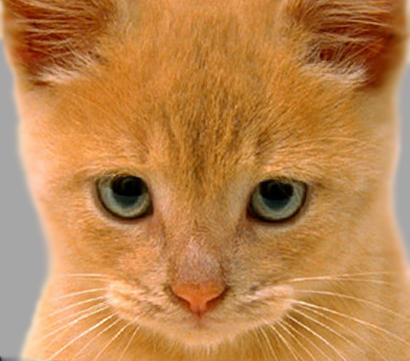
#> input picture PS1/cat.bmp, 410 x 361 px
$ python PS1Q5.py
#> lines starting #> are read from the running program, lines starting #| are printed output that depends on the picture
import numpy as np
import matplotlib.pyplot as plt
import cv2
from skimage import color, io
from scipy.ndimage import convolve, gaussian_filter


class Prob5():
    def __init__(self):
        """Load input color images cat.bmp and dog.bmp here as class variables self.cat and self.dog.
        Convert them to contain floating point values between 0 and 1 instead of integer values between 0 and 255."""

        self.cat = None
        self.dog = None

        self.identity_filter = np.asarray([[0, 0, 0], [0, 1, 0], [0, 0, 0]])
        self.blur_filter = np.ones((3,3)) / 9.
        self.sobel_filter = np.asarray([[-1, 0, 1], [-2, 0, 2], [-1, 0, 1]])
        self.laplacian_filter = np.asarray([[0, 1, 0], [1, -4, 1], [0, 1, 0]])
        self.gaussian_filter = self.get_gaussian_filter()

        ###### START CODE HERE ######

        self.cat = (io.imread('cat.bmp').astype(float)/255).astype(float)
        self.dog = (io.imread('dog.bmp').astype(float)/255).astype(float)
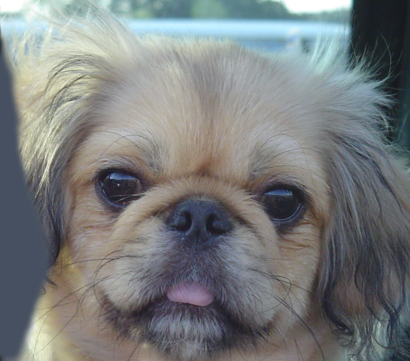
#> input picture PS1/dog.bmp, 410 x 361 px

        ###### END CODE HERE ######


    def get_gaussian_filter(self, sigma=7):
        """Creates a low pass Gaussian filter given the standard deviation."""
        x = np.arange(4*sigma + 1)
        mean = sigma // 2

        xx, yy = np.meshgrid(x, x)
        filter = np.exp(-0.5*(xx**2 + yy**2) / sigma**2)
        return filter / np.sum(filter)

    def vis_image_scales_numpy(self, image):
        """
        This function will display an image at different scales (zoom factors). The
        original image will appear at the far left, and then the image will
        iteratively be shrunk by 2x in each image to the right.
        This is a particular effective way to simulate the perspective effect, as
        if viewing an image at different distances. We thus use it to visualize
        hybrid images, which represent a combination of two images, as described
        in the SIGGRAPH 2006 paper "Hybrid Images" by Oliva, Torralba, Schyns.
        Args:
            image: Array of shape (H, W, C)
        Returns:
            img_scales: Array of shape (M, K, C) representing horizontally stacked
                images, growing smaller from left to right.
                K = W + int(1/2 W + 1/4 W + 1/8 W + 1/16 W) + (5 * 4)
        """
        original_height = image.shape[0]
        original_width = image.shape[1]
        num_colors = 1 if image.ndim == 2 else 3
        img_scales = np.copy(image)
        cur_image = np.copy(image)

        scales = 5
        scale_factor = 0.5
        padding = 5

        new_h = original_height
        new_w = original_width

        for scale in range(2, scales + 1):
            # add padding
            img_scales = np.hstack(
                (
                    img_scales,
                    np.ones((original_height, padding, num_colors), dtype=np.float32),
                )
            )

            new_h = int(scale_factor * new_h)
            new_w = int(scale_factor * new_w)
            # downsample image iteratively
            cur_image = cv2.resize(cur_image, (new_w, new_h))

            # pad the top to append to the output
            h_pad = original_height - cur_image.shape[0]
            pad = np.ones((h_pad, cur_image.shape[1], num_colors), dtype=np.float32)
            tmp = np.vstack((pad, cur_image))
            img_scales = np.hstack((img_scales, tmp))

        return img_scales


    def my_conv2d(self, image, filter):
        """Apply a 2D convolution with the given filter to the image. Use scipy.ndimage.convolve with the default parameters
        to apply the convolution to each channel individually. Clip the resulting values to range [0,1].

        Returns:
            convolved_image: the image with the filter applied
        """
        convolved_image = None
        ###### START CODE HERE ######

        print(image.shape)
        print(filter.shape)
        print(convolve(image[:,:,0], filter).shape)
        convolved_image = np.stack((convolve(image[:,:,0], filter),convolve(image[:,:,1], filter),convolve(image[:,:,2], filter)), axis = -1)
        # convolved_image = convolved_image
        convolved_image = np.clip(convolved_image, 0, 1)
        # print(convolved_image.shape)
        ###### END CODE HERE ######
        return convolved_image


    def prob_5_1(self):
        """Apply the identity filter, blur filter, sobel filter, and laplacian filter (given as class variables)
        to the cat image (self.cat). Return each result image. Display them in your report.

        Returns:
            identity_image: the cat image with the identity filter applied
            blur_image: the cat image with the blur filter applied
            sobel_image: the cat image with the sobel filter applied
            laplacian_image: the cat image with the laplacian filter applied
        """

        identity_image = None
        blur_image = None
        sobel_image = None
        laplacian_image = None
        ###### START CODE HERE ######

        identity_image = self.my_conv2d(self.cat, self.identity_filter)
#| (361, 410, 3)
#| (361, 410)
        # imgplot = plt.imshow(identity_image)
        # plt.title('Identity')
        # plt.show()


        blur_image = self.my_conv2d(self.cat, self.blur_filter)
#| (361, 410, 3)
#| (361, 410)
        # imgplot = plt.imshow(blur_image)
        # plt.title('Blur')
        # plt.show()


        sobel_image = self.my_conv2d(self.cat, self.sobel_filter)
#| (361, 410, 3)
#| (361, 410)
        # [5 lines of commented-out code are left out]


        laplacian_image = self.my_conv2d(self.cat, self.laplacian_filter)
#| (361, 410, 3)
#| (361, 410)
        # [8 lines of commented-out code are left out]
        return identity_image, blur_image, sobel_image, laplacian_image


    def create_hybrid_image(self, image1, image2):
        """
        Takes two images and creates a hybrid image using the low pass Gaussian filter.
        The hybrid image is created by adding the low frequency content from image1 and
        the high frequency content of image2.
        HINTS:
        - You will use the my_conv2d() function with self.gaussian_filter to get the low
        frequency content of each image.
        - You can obtain the high frequency content of an image by removing its low
        frequency content. Think about how to do this in mathematical terms.
        - Clip the resulting hybrid image values to range [0,1].

        Returns:
            hybrid_image: the hybrid image of image1 and image2
        """
        hybrid_image = None
        ###### START CODE HERE ######

        low_frequency_1 = self.my_conv2d(image1, self.gaussian_filter)
#| (361, 410, 3)
#| (29, 29)
#| (361, 410)
        low_frequency_2 = self.my_conv2d(image2, self.gaussian_filter)
#| (361, 410, 3)
#| (29, 29)
#| (361, 410)
#> in my_conv2d (call 6), `convolved_image = np.stack((convolve(image[:,:,0], filter),convolve(im..`:
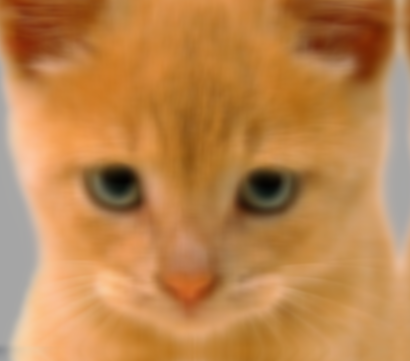
#> convolved_image: shape (361, 410, 3) float64; mean R, G, B 0.742, 0.523, 0.303

        high_frequency_1 = image1 - low_frequency_1
        high_frequency_2 = image2 - low_frequency_2

        hybrid_image = low_frequency_1 + high_frequency_2
        hybrid_image = np.clip(hybrid_image, 0, 1)

        ###### END CODE HERE ######
        return hybrid_image


    def prob_5_2(self):
        """Call create_hybrid_image() on self.dog and self.cat and display the resulting image. This
        image combines the low frequencies from the dog image and the high frequencies from the cat image.
        Additionally, call self.vis_image_scales_numpy() on your hybrid image and display the result. This
        function generates a visualization showing the hybrid image at different scales. Return the hybrid
        image and hybrid image visualization. Include both in your report

        Returns:
            hybrid_image: the hybrid image created from the dog and cat images
            hybrid_image_vis: the multiscale visualization created from calling self.vis_image_scaled_numpy()
                on your hybrid image
        """

        hybrid_image = None
        hybrid_image_vis = None
        ###### START CODE HERE ######

        hybrid_image = self.create_hybrid_image(self.dog, self.cat)
#> in create_hybrid_image, `high_frequency_1 = image1 - low_frequency_1`:
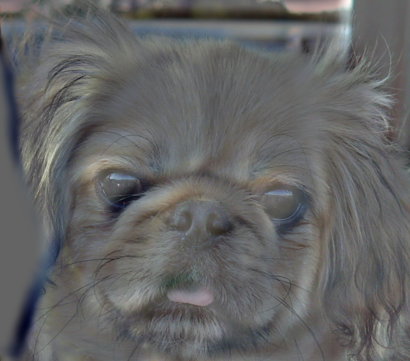
#> high_frequency_1: shape (361, 410, 3) float64; mean R, G, B 0.00454, 0.00706, 0.00812; drawn with min black and max white
#> in create_hybrid_image, `high_frequency_2 = image2 - low_frequency_2`:
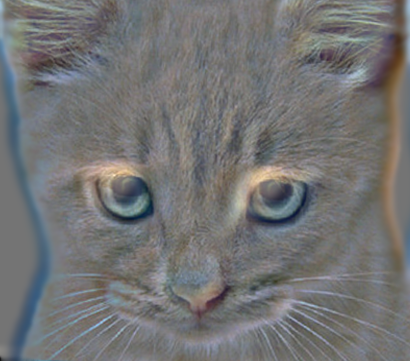
#> high_frequency_2: shape (361, 410, 3) float64; mean R, G, B -0.00369, -0.00294, -0.000895; drawn with min black and max white
#> in create_hybrid_image, `hybrid_image = np.clip(hybrid_image, 0, 1)`:
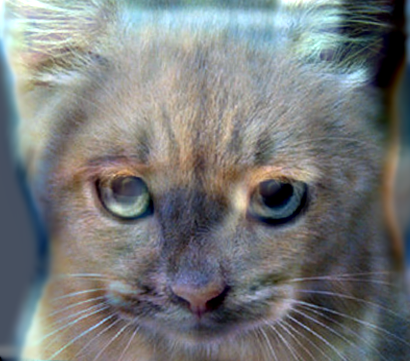
#> hybrid_image: shape (361, 410, 3) float64; mean R, G, B 0.468, 0.479, 0.482
        hybrid_image_vis = self.vis_image_scales_numpy(hybrid_image)
#> the loop in vis_image_scales_numpy, `for scale in range(2, scales + 1):` made 4 passes
#> pass 1, in vis_image_scales_numpy, `tmp = np.vstack((pad, cur_image))`:
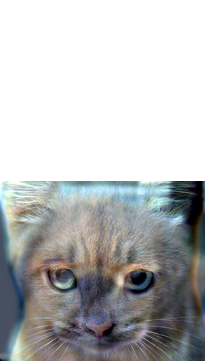
#> tmp: shape (361, 205, 3) float64; mean R, G, B 0.735, 0.74, 0.742
#> after the loop in vis_image_scales_numpy, `for scale in range(2, scales + 1):`:
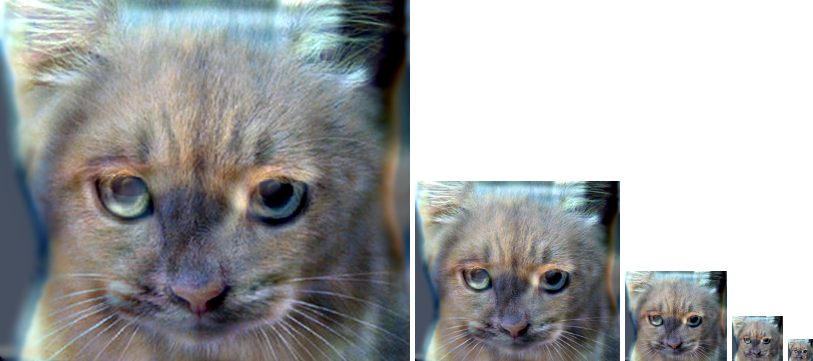
#> img_scales: shape (361, 813, 3) float64; mean R, G, B 0.643, 0.65, 0.652

        imgplot = plt.imshow(hybrid_image)
        plt.title('Hybrid Image')
        plt.show()

        imgplot = plt.imshow(hybrid_image_vis)
        plt.title('Hybrid Vis')
        plt.show()

        ###### END CODE HERE ######
        return hybrid_image, hybrid_image_vis


if __name__ == '__main__':

    p5 = Prob5()
    identity_image, blur_image, sobel_image, laplacian_image = p5.prob_5_1()
    hybrid_image, hybrid_image_vis = p5.prob_5_2()
